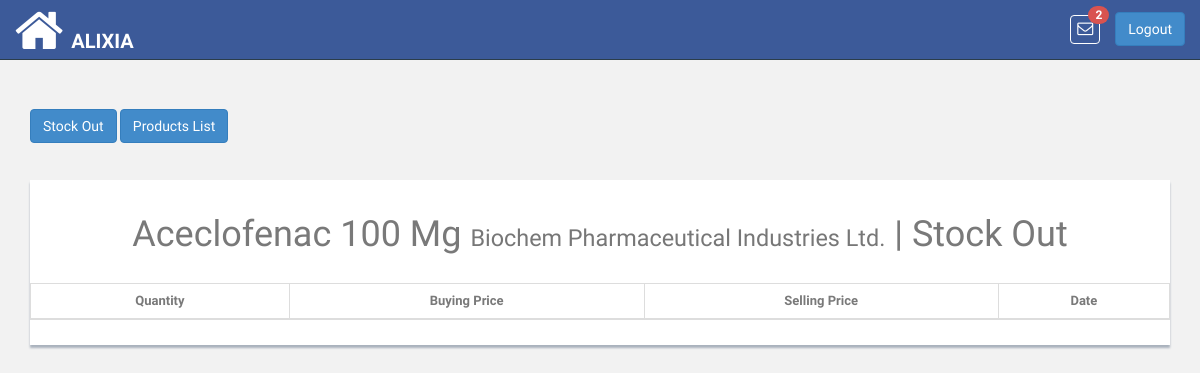
The page /product/19/stock/out/ (signed in) on the database as committed earlier.
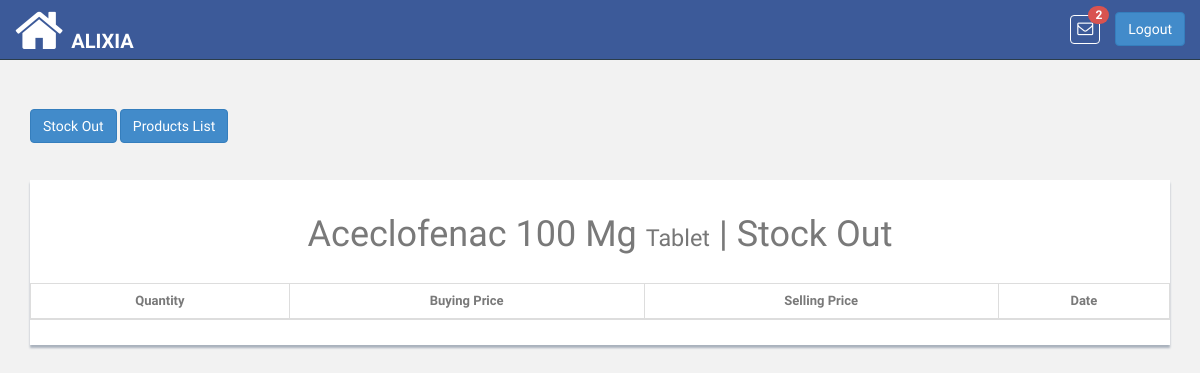
The same page on the database as committed later.
### pis_product/models.py (models this page shows, shortened)
class Product(models.Model):
    UNIT_TYPE_KG = 'Kilogram'
    UNIT_TYPE_GRAM = 'Gram'
    UNIT_TYPE_LITRE = 'Litre'
    UNIT_TYPE_QUANTITY = 'Quantity'
    UNIT_TYPES = (
        (UNIT_TYPE_KG, 'Kilogram'),
        (UNIT_TYPE_GRAM, 'Gram'),
        (UNIT_TYPE_LITRE, 'Litre'),
        (UNIT_TYPE_QUANTITY, 'Quantity'),
    )
    unit_type = models.CharField(
        choices=UNIT_TYPES, default=UNIT_TYPE_QUANTITY,
        blank=True, null=True, max_length=200
    )
    name = models.CharField(max_length=100, unique=True)
    brand_name = models.CharField(max_length=200, blank=True, null=True)
    retailer = models.ForeignKey(
        'pis_retailer.Retailer',
        related_name='retailer_product',on_delete=models.CASCADE
    )
    bar_code = models.CharField(max_length=13, unique=True, blank=True,
                                null=True)
    def product_available_items(self):
        try:
            obj_stock_in = self.stockin_product.aggregate(Sum('quantity'))
            stock_in = float(obj_stock_in.get('quantity__sum'))
        except:
            stock_in = 0
        try:
            obj_stock_out = self.stockout_product.aggregate(
                Sum('stock_out_quantity'))
            stock_out = float(obj_stock_out.get('stock_out_quantity__sum'))
        except:
            stock_out = 0
        return  stock_in - stock_out

### pis_product/views.py (the view)
# urls.py: re_path(r'^(?P<product_id>\d+)/stock/out/$',StockOutListView.as_view(),name='stockout_list'),
class StockOutListView(ListView):
    template_name = 'products/stockout_list.html'
    paginate_by = 100
    model = StockOut
    ordering = '-id'
    def get_queryset(self, **kwargs):
        queryset = self.queryset
        if not queryset:
            queryset = StockOut.objects.all()
        queryset = queryset.filter(product=self.kwargs.get('product_id'))
        return queryset.order_by('-id')
    def get_context_data(self, **kwargs):
        context = super(StockOutListView, self).get_context_data(**kwargs)
        context.update({
            'product': Product.objects.get(id=self.kwargs.get('product_id'))
        })
        return context

### pis_com/templatetags/template_tags.py (called while the page is built)
@register.simple_tag
def product_notifications(retailer_id):
    return Product.objects.filter(retailer__id=retailer_id)

### templates/products/stockout_list.html (shortened to what this page needs)
{% extends 'base.html' %}
{% block content %}
    <div class="col-md-12">
        <br>
        <a href="{% url 'product:stock_out_items' product_id=product.id %}"><button type="button" id="stock-out" class="btn btn-primary" data-loading-text="<i class='fa fa-circle-o-notch fa-spin'></i>Processing">Stock Out</button></a>
        <a href="{% url 'product:stock_items_list' %}"><button type="button" id="add-product" class="btn btn-primary" data-loading-text="<i class='fa fa-circle-o-notch fa-spin'></i>Processing">Products List</button></a>
        <br><br><br>
        <div class="content-panel table-responsive">
            <h1 class="text-center">{{ product.name|title }} <small>{{ product.brand_name|title }}</small> | Stock Out</h1><br>
            <table class="table table-striped table-advance table-hover item-table table-bordered">
                <thead>
                <tr>
                    <th class="text-center">Quantity</th>
                    <th class="text-center">Buying Price</th>
                    <th class="text-center">Selling Price</th>
                    <th class="text-center">Date</th>
                </tr>
                </thead>
            </table>
        </div>
    </div>
{% endblock %}

Rows that differ between the two databases and show on the page:
changed Product "Aceclofenac 100 Mg": brand_name "Biochem Pharmaceutical Industries Ltd." → "Tablet"
